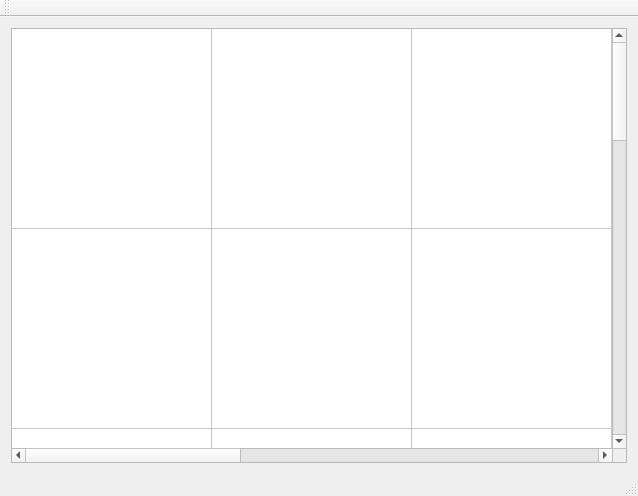
<?xml version="1.0" encoding="UTF-8"?>
<ui version="4.0">
 <class>MainWindow</class>
 <widget class="QMainWindow" name="MainWindow">
  <property name="geometry">
   <rect>
    <x>0</x>
    <y>0</y>
    <width>638</width>
    <height>496</height>
   </rect>
  </property>
  <property name="windowTitle">
   <string>MainWindow</string>
  </property>
  <widget class="QWidget" name="centralWidget">
   <layout class="QGridLayout" name="gridLayout">
    <item row="0" column="0">
     <widget class="QTableWidget" name="tabuleiro">
      <property name="baseSize">
       <size>
        <width>0</width>
        <height>0</height>
       </size>
      </property>
      <property name="cursor" stdset="0">
       <cursorShape>PointingHandCursor</cursorShape>
      </property>
      <property name="autoScroll">
       <bool>false</bool>
      </property>
      <property name="tabKeyNavigation">
       <bool>false</bool>
      </property>
      <property name="showGrid">
       <bool>true</bool>
      </property>
      <property name="wordWrap">
       <bool>false</bool>
      </property>
      <property name="cornerButtonEnabled">
       <bool>false</bool>
      </property>
      <property name="rowCount">
       <number>8</number>
      </property>
      <property name="columnCount">
       <number>8</number>
      </property>
      <attribute name="horizontalHeaderVisible">
       <bool>false</bool>
      </attribute>
      <attribute name="horizontalHeaderDefaultSectionSize">
       <number>200</number>
      </attribute>
      <attribute name="horizontalHeaderHighlightSections">
       <bool>false</bool>
      </attribute>
      <attribute name="horizontalHeaderMinimumSectionSize">
       <number>200</number>
      </attribute>
      <attribute name="verticalHeaderVisible">
       <bool>false</bool>
      </attribute>
      <attribute name="verticalHeaderDefaultSectionSize">
       <number>200</number>
      </attribute>
      <attribute name="verticalHeaderHighlightSections">
       <bool>false</bool>
      </attribute>
      <attribute name="verticalHeaderMinimumSectionSize">
       <number>200</number>
      </attribute>
      <row/>
      <row/>
      <row/>
      <row/>
      <row/>
      <row/>
      <row/>
      <row/>
      <column/>
      <column/>
      <column/>
      <column/>
      <column/>
      <column/>
      <column/>
      <column/>
     </widget>
    </item>
   </layout>
  </widget>
  <widget class="QMenuBar" name="menuBar">
   <property name="geometry">
    <rect>
     <x>0</x>
     <y>0</y>
     <width>638</width>
     <height>21</height>
    </rect>
   </property>
  </widget>
  <widget class="QToolBar" name="mainToolBar">
   <attribute name="toolBarArea">
    <enum>TopToolBarArea</enum>
   </attribute>
   <attribute name="toolBarBreak">
    <bool>false</bool>
   </attribute>
  </widget>
  <widget class="QStatusBar" name="statusBar"/>
 </widget>
 <layoutdefault spacing="6" margin="11"/>
 <resources/>
 <connections/>
</ui>
